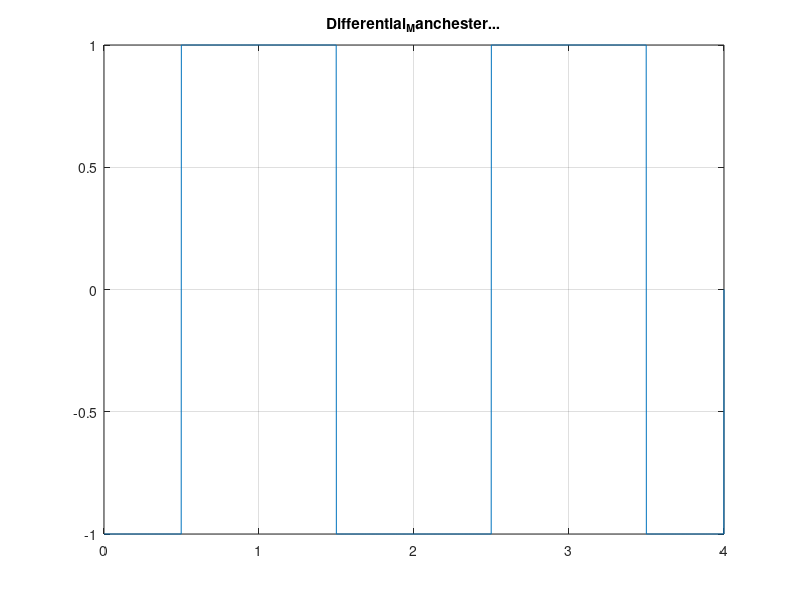

Write MATLAB code to recreate this figure.
bits= [1 0 1 0];
bitrate = 1;
n = 1000;

T = length(bits)/ bitrate;
N = length(bits) * n;
dt = T/N;
t = 0 : dt : T;

x = zeros(1, length(t));
lastbit = 1;

first_half = -1;
last_half = -1;

for i = 1 : length(bits)
  if bits(i) == 1
    first_half = -lastbit;
    last_half = lastbit;

  else
    first_half = lastbit;
    last_half = -lastbit;
  endif
  x((i-1)*n+1 : (i-1)*n+n/2) = first_half;
  x((i-1)*n+n/2 : n*i) = last_half;
end

plot(t, x);
title('Differential_Manchester...')
grid on;














